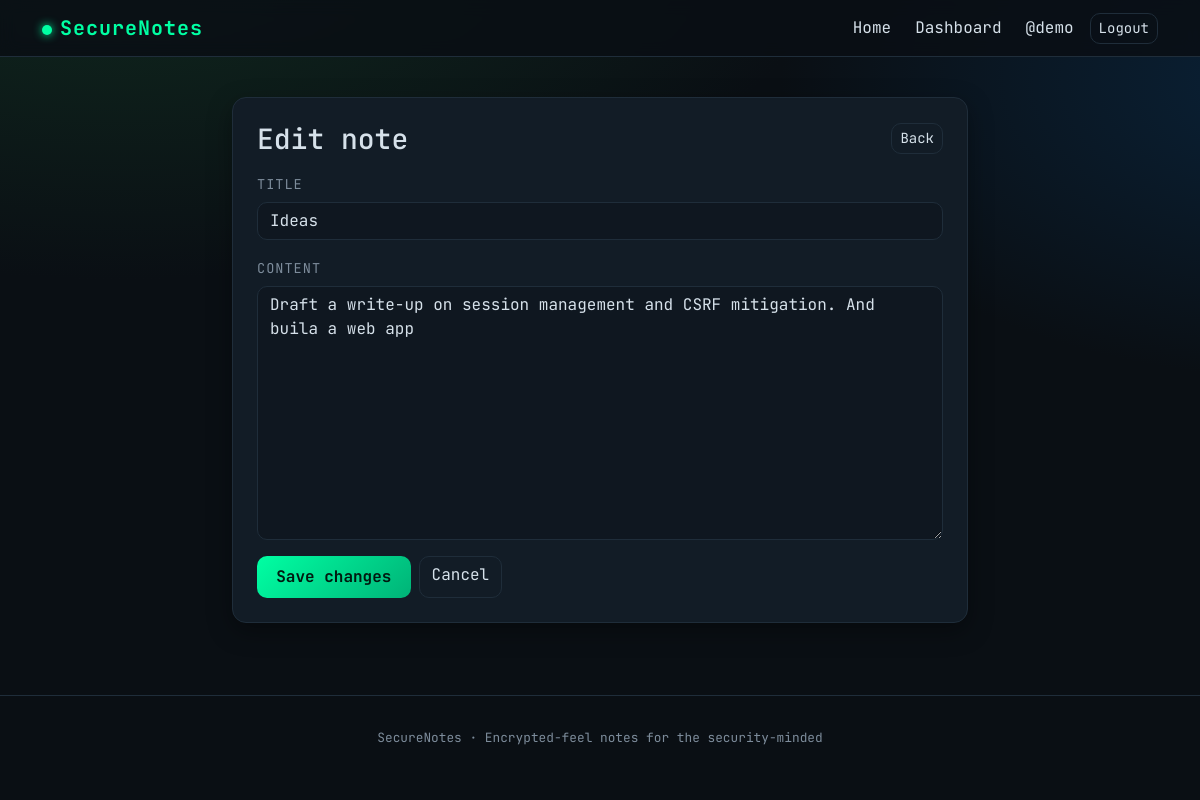
The page /notes/3/edit (signed in) on the database its author committed.
### models.py (models this page shows)
class User(db.Model):
    __tablename__ = "users"
    id = db.Column(db.Integer, primary_key=True)
    username = db.Column(db.String(80), unique=True, nullable=False)
    password_hash = db.Column(db.String(255), nullable=False)
    created_at = db.Column(db.DateTime, default=datetime.utcnow)
    notes = db.relationship("Note", backref="author", cascade="all, delete-orphan", lazy=True)

class Note(db.Model):
    __tablename__ = "notes"
    id = db.Column(db.Integer, primary_key=True)
    title = db.Column(db.String(200), nullable=False)
    content = db.Column(db.Text, default="")
    created_at = db.Column(db.DateTime, default=datetime.utcnow)
    updated_at = db.Column(db.DateTime, default=datetime.utcnow)
    user_id = db.Column(db.Integer, db.ForeignKey("users.id"), nullable=False)

### app.py (the view, shortened to what this page needs)
@app.route("/notes/<int:note_id>/edit", methods=["GET", "POST"])
@login_required
def edit_note(note_id):
    user = current_user()
    note = Note.query.filter_by(id=note_id, user_id=user.id).first_or_404()
    return render_template("edit_note.html", note=note)

### app.py (called while the page is built)
def login_required(view):
    from functools import wraps
    @wraps(view)
    def wrapped(*args, **kwargs):
        if "user_id" not in session:
            flash("Please log in to access this page.", "warning")
            return redirect(url_for("login"))
        return view(*args, **kwargs)
    return wrapped

def current_user():
    uid = session.get("user_id")
    return User.query.get(uid) if uid else None

@app.context_processor
def inject_user():
    return {"current_user": current_user()}

### templates/edit_note.html (shortened to what this page needs)
{% extends "base.html" %}
{% block content %}
<div class="container py-4" style="max-width: 760px;">
  <div class="card p-4">
    <div class="d-flex justify-content-between align-items-center mb-3">
      <h3 class="mb-0">Edit note</h3>
      <a href="{{ url_for('dashboard') }}" class="btn btn-outline-light btn-sm">Back</a>
    </div>
    <form method="post">
      <div class="mb-3">
        <label class="form-label">Title</label>
        <input class="form-control" name="title" value="{{ note.title }}" required>
      </div>
      <div class="mb-3">
        <label class="form-label">Content</label>
        <textarea class="form-control" name="content" rows="10">{{ note.content }}</textarea>
      </div>
      <div class="d-flex gap-2">
        <button class="btn btn-primary" type="submit">Save changes</button>
        <a href="{{ url_for('dashboard') }}" class="btn btn-outline-light">Cancel</a>
      </div>
    </form>
  </div>
</div>
{% endblock %}

### templates/base.html (shortened to what this page needs)
<!doctype html>
<html lang="en">
<head>
  <link href="https://cdn.jsdelivr.net/npm/bootstrap@5.3.3/dist/css/bootstrap.min.css" rel="stylesheet">
  <link rel="stylesheet" href="{{ url_for('static', filename='css/style.css') }}">
</head>
<body>
<nav class="navbar navbar-expand-lg sticky-top">
  <div class="container">
    <a class="navbar-brand" href="{{ url_for('home') }}">
      <span class="brand-dot"></span>SecureNotes
    </a>
    <div class="collapse navbar-collapse" id="nav">
      <ul class="navbar-nav ms-auto align-items-lg-center gap-lg-2">
        <li class="nav-item"><a class="nav-link" href="{{ url_for('home') }}">Home</a></li>
        {% if current_user %}
          <li class="nav-item"><a class="nav-link" href="{{ url_for('dashboard') }}">Dashboard</a></li>
          <li class="nav-item"><span class="nav-link text-muted">@{{ current_user.username }}</span></li>
          <li class="nav-item"><a class="btn btn-outline-light btn-sm" href="{{ url_for('logout') }}">Logout</a></li>
        {% else %}
          <li class="nav-item"><a class="nav-link" href="{{ url_for('login') }}">Login</a></li>
          <li class="nav-item"><a class="btn btn-primary btn-sm" href="{{ url_for('register') }}">Get Started</a></li>
        {% endif %}
      </ul>
    </div>
  </div>
</nav>
{% block content %}{% endblock %}
<footer>
  <div>SecureNotes &middot; Encrypted-feel notes for the security-minded</div>
</footer>
</body>
</html>

### static/css/style.css (style rules this page uses)
:root { --bg: #0a0f14; --bg-elev: #0f1720; --surface: #121c26; --border: #1f2d3a; --text: #d6e1ea; --muted: #7d8c9b; --accent: #00ffa3; --accent-dim: #00b377; --danger: #ff5577; --warning: #ffcc66; --info: #5fb8ff; }
* { box-sizing: border-box; }
html, body { background: radial-gradient(1200px 600px at 10% -10%, #102a1f 0%, transparent 60%), radial-gradient(900px 500px at 110% 10%, #0a2238 0%, transparent 60%), var(--bg); color: var(--text); font-family: 'JetBrains Mono', ui-monospace, SFMono-Regular, Menlo, Consolas, monospace; min-height: 100vh; }
a { color: var(--accent); text-decoration: none; }
.navbar { background: rgba(10, 15, 20, 0.85) !important; backdrop-filter: blur(8px); border-bottom: 1px solid var(--border); }
.navbar .navbar-brand { color: var(--accent) !important; font-weight: 700; letter-spacing: 1px; }
.navbar .nav-link { color: var(--text) !important; }
.brand-dot { display: inline-block; width: 10px; height: 10px; border-radius: 50%; background: var(--accent); box-shadow: 0 0 10px var(--accent); margin-right: 8px; }
.card { background: var(--surface); border: 1px solid var(--border); border-radius: 14px; color: var(--text); box-shadow: 0 8px 24px rgba(0,0,0,0.35); }
.form-control, .form-control:focus { background: var(--bg-elev); border: 1px solid var(--border); color: var(--text); border-radius: 10px; }
.form-label { color: var(--muted); font-size: 0.85rem; text-transform: uppercase; letter-spacing: 1px; }
.btn-primary { background: linear-gradient(135deg, var(--accent), var(--accent-dim)); border: none; color: #001a10; font-weight: 700; border-radius: 10px; padding: 0.55rem 1.2rem; transition: transform .15s ease, box-shadow .15s ease; }
.btn-outline-light { border-color: var(--border); color: var(--text); border-radius: 10px; }
textarea.form-control { min-height: 180px; font-family: inherit; }
footer { color: var(--muted); font-size: 0.8rem; text-align: center; padding: 2rem 1rem; border-top: 1px solid var(--border); margin-top: 3rem; }

### rows shown on the page
User: username "demo"
Note: title "Ideas", content "Draft a write-up on session management and CSRF mitigation. And buila a web app"
